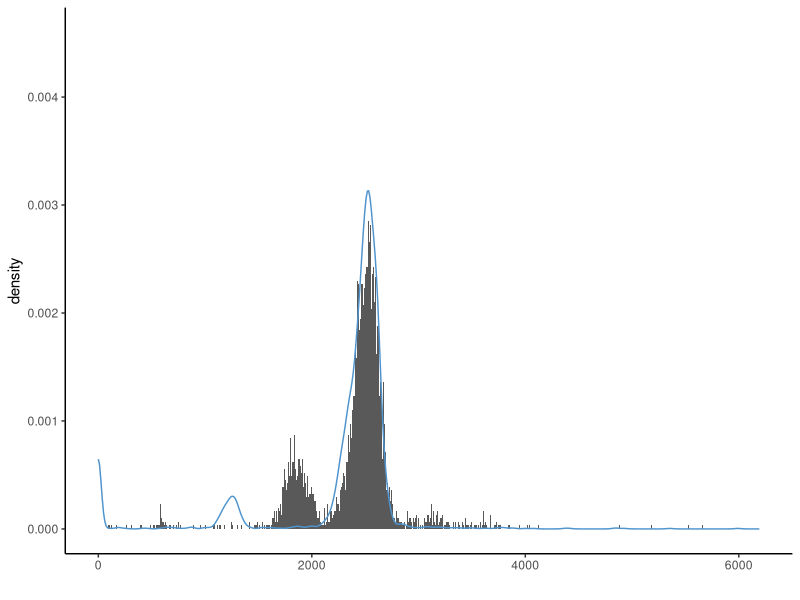
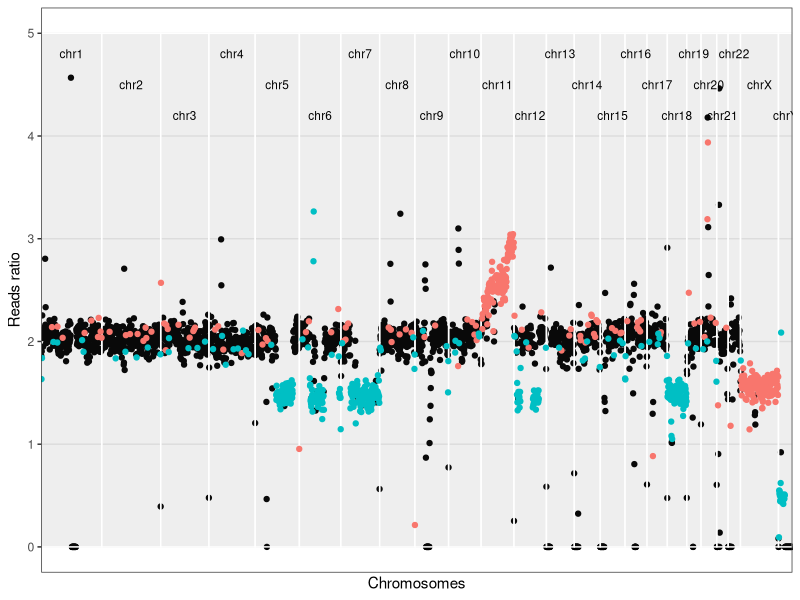
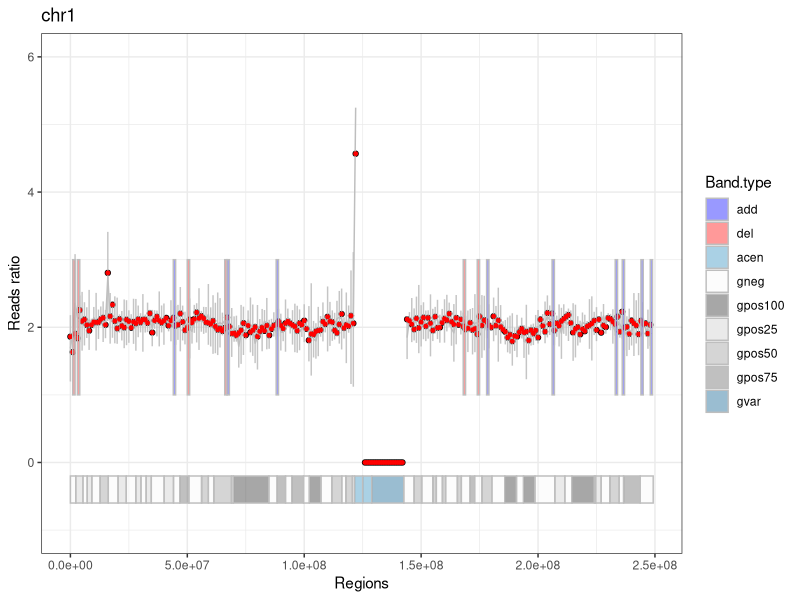
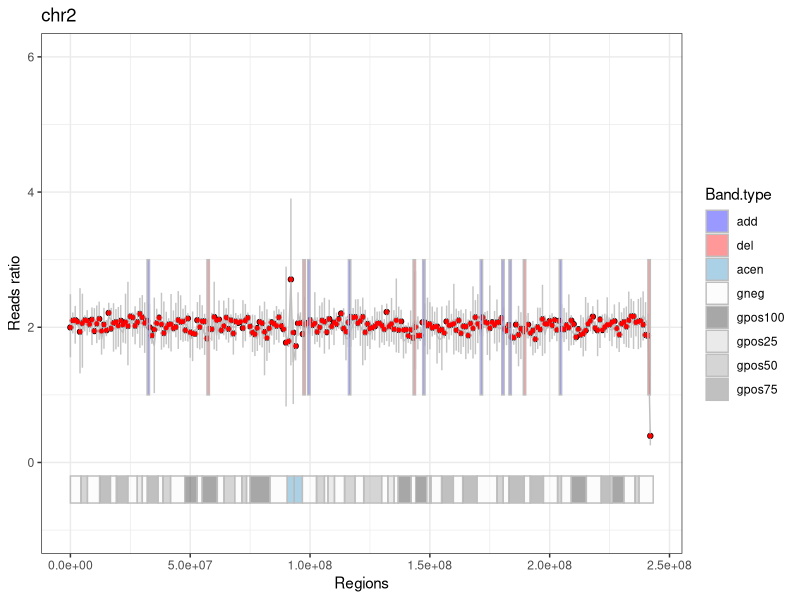
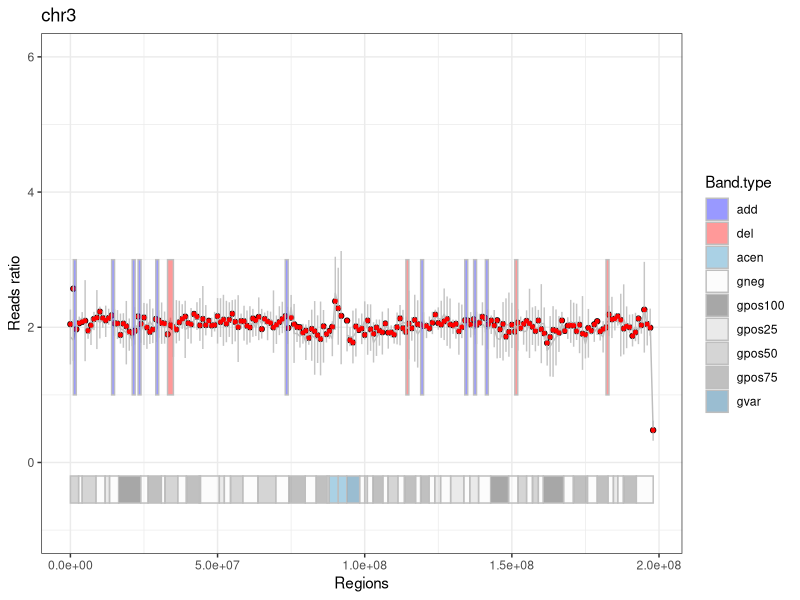
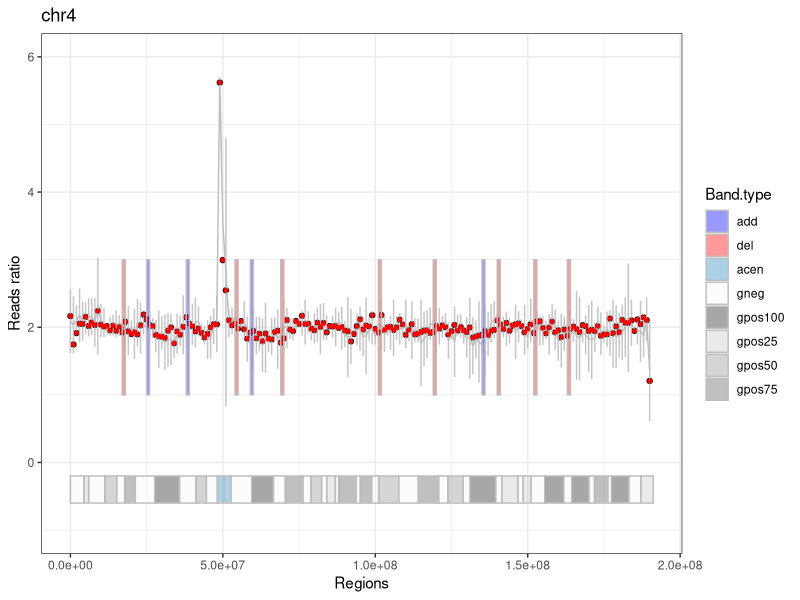
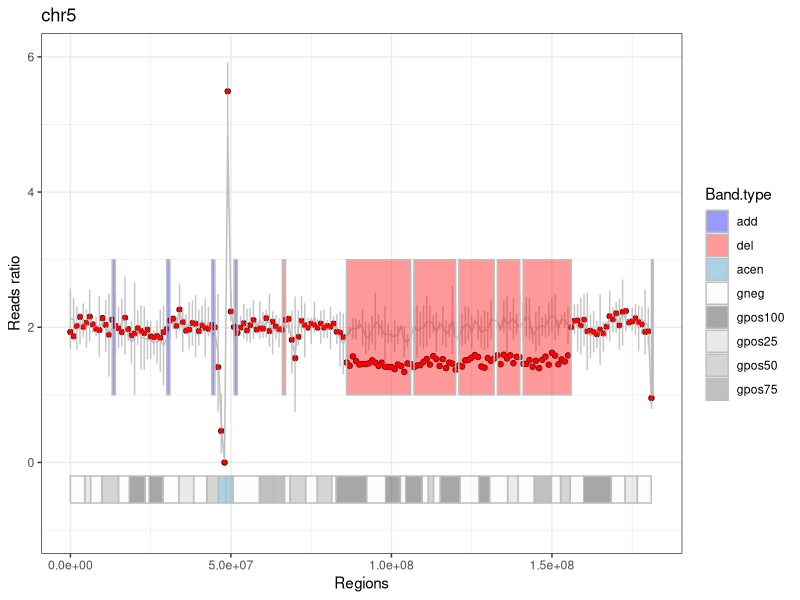
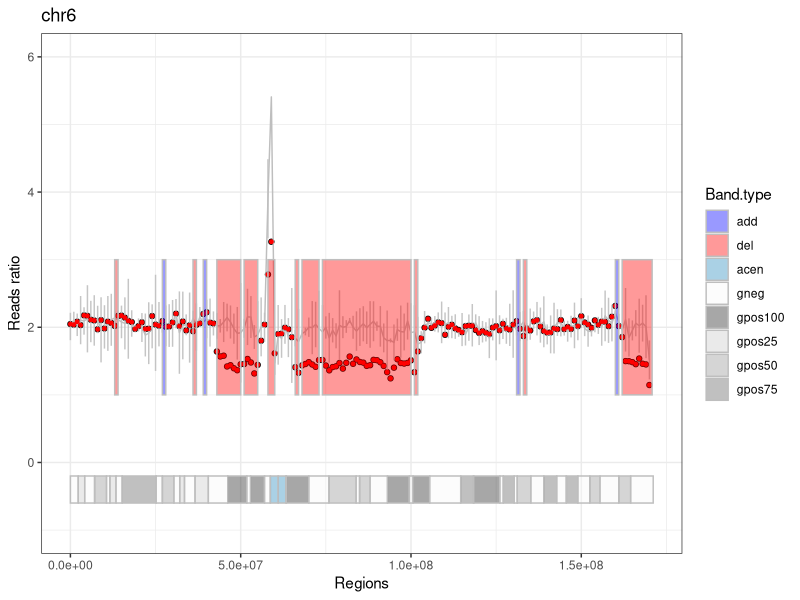

Source code (R) for these figures, in order:
## ---- chunk 1
#knitr::opts_knit$set(root.dir = "/media/vera/big_data/coriandR/output//")
knitr::opts_chunk$set(warning = FALSE, message = FALSE) 
## ---- chunk 2
patient.data = read.table("patient.data.tsv", stringsAsFactors = F)
patient_name = patient.data[1, 2]
gender = as.character(patient.data[2, 2])
## ---- chunk 3

# librarys
library(ggplot2)
library(knitr)


###################################################################################################
# VORBEREITEN
###################################################################################################

# SCHRITT 1
# Daten einlesen: Patient, PON, Giemsa-Bands, alle Gene und eine Auswahl der relevanten.

patient = read.table("patient.fc.tsv", header=TRUE, row.names = 1, stringsAsFactors = F) 
bin_data = read.table("pon.tsv", header=TRUE, row.names = 1, stringsAsFactors = F)
bin_data$Start = as.integer(bin_data$Start)
bin_data$End = as.integer(bin_data$End)
# pon wurde bereits erzuegt, normalisiert und mit den statistischenwerten versehen!

cytobands = read.table("../../tables/cytobands_sort.2.tsv", header=TRUE, sep = "\t", row.names = 1, stringsAsFactors = F)
  # die farben sind bereits enthalten!
cancer_genes = read.table("../../tables/cancer.driver.genes_unique.and.goi.aml.csv", header=TRUE, sep = "\t",
                          stringsAsFactors = F)
all_genes = read.table("../../tables/all_genes.tsv", header=TRUE, row.names = 1, stringsAsFactors = F)
all_genes$start = as.integer(all_genes$start)
all_genes$end = as.integer(all_genes$end)

## ---- chunk 4
cat(patient_name)
## ---- chunk 5
stats = read.table("mapping.stats.tsv", stringsAsFactors = F)
stats[nrow(stats) +1, ] = list(as.character("unique_mapped_pairs"), round(sum(patient[ , 6])/2))
#stats[nrow(stats) +1, ] = list(as.character("SAMPLE_ID"), patient_name)
stats[nrow(stats) +1, ] = list(as.character("gender"), gender)

stats[ , 1] = c("row read pairs", "average read length", "unique mapped pairs", "gender")

library(knitr)
kable(stats, digits = 0, col.names = NULL, align = "r")
## ---- chunk 6
#Histogramm mit density in ggplot2

ggplot(data = patient, mapping = aes(x = patient[ , 6])) +
         geom_histogram(aes(y = stat(density)), binwidth = 10) +
         geom_density(data = bin_data, aes(x = mean * median(patient[, 6], na.rm = TRUE)/2), color = "steelblue3") +
         xlim(0, median(patient[, 6])*2.5) +
         xlab(" ") +
         theme_classic()
## ---- chunk 7
# Histogramm mit R Base Graphik
#hist(patient[, 6], breaks=seq(0, max(patient[, 6]) + 10, by = 10), xlim = c(0, median(patient[, 6])*2.5))
#abline(v = c(0.5, 1, 1.5, 2) *median(patient[, 6]), col = 'red', lty = 2)
#axis(3, c(0.5, 1, 1.5, 2) *median(patient[, 6]), c(0.5, 1, 1.5, 2), line = 1, tick = F, col = 'red')
#dens <- density(bin_data[!is.na(bin_data$mean), "mean"]*median(patient[, 6]))

#lines(dens)

#patient$norm = patient[, 6] /median(patient[, 6])*2
#hist(patient$norm, breaks=seq(0, max(patient$norm) + 1, by = 0.02), xlim = c(0, 4))
#abline(v = c(1, 2, 3, 4), col = 'red', lty = 2)

## ---- chunk 8

# SCHRITT 2
# PON an das Geschlecht des Patienten anpassen
pon.gender.adjust = function(pon, gender) {
  if (gender == "M") {
    chrn = "chrX"
    pon.copy = pon[pon$Chr == "chrX_M", ]
    pon.copy$Chr = chrn
    pon = rbind(pon, pon.copy)
    
    chrn = "chrY"
    pon.copy = pon[pon$Chr == "chrY_M", ]
    pon.copy$Chr = chrn
    pon = rbind(pon, pon.copy)
    
    pon = pon[!(pon$Chr == "chrX_F" | pon$Chr == "chrY_F" | pon$Chr == "chrX_M" | pon$Chr == "chrY_M"), ]
  }
  
  else {
    chrn = "chrX"
    pon.copy = pon[pon$Chr == "chrX_F", ]
    pon.copy$Chr = chrn
    pon = rbind(pon, pon.copy)
    
    chrn = "chrY"
    pon.copy = pon[pon$Chr == "chrY_F", ]
    pon.copy$Chr = chrn
    pon = rbind(pon, pon.copy)
    
    pon = pon[!(pon$Chr == "chrX_F" | pon$Chr == "chrY_F" | pon$Chr == "chrX_M" | pon$Chr == "chrY_M"), ]
  }
}


# SCHRITT 3
# Die Patientendaten normalisieren
patient_normalization = function(patient, column_number) {
  # patient = tabelle der patienten
  # column_number = nummer der spalte mit deb patienten-bins
  # (bei einem patienten -> 6) 
  patient_norm <- patient[ , 1:5]
  #patient_norm$pat_bins <- patient[ , column_number] / sum(patient[ , column_number]) * (patient[1, 3] - patient[1, 2] + 1)
  patient_norm$pat_bins <- patient[ , column_number] / median(patient[ , column_number]) *2
  # eine neue tabelle mit den allgemeinen daten und den normalisierten patienten-bins
  # normalisierung basiert auf der automatischen erkennung der bin-laenge (differenz end und start der 1. bin)
  # ist also dynamisch
  return(patient_norm)
}

# SCHRITT 4
# Den Patienten als eine neue Spalte zu der PON-Tabelle hinzufügen
unite.data = function(pon, patient) {
  pon$patient = patient$pat_bins
  return(pon)
}

###################################################################################################
# RECHNEN
###################################################################################################

# SCHRITT 5
#Del/amp Bins detektieren
aberration.bins.identifier = function(bin_data, sd_factor) {
  bin_data$aberration = with(bin_data, factor(ifelse(patient < mean - sd_factor * sd, 'del', ifelse(patient > mean + sd_factor * sd, 'add', 'normal')), levels = c('normal', 'add', 'del')))
  return(bin_data)
}


# SCHRITT 6
# Abweichende Bins werden zu ganzen Regionen mit einer gemeinsamen Richtung
# (amplifiziert oder deletiert) zusammengefasst
# und in eine Tabelle hereingeschrieben
region_bring_together = function(bin_data, sd_factor) {
  # die funktion schaut alle chromosome (inkl. geschlechterchr) nach den over/under regionen durch
  # und gibt diese mit den start-/endpunkten in einer tabelle wieder
  regions = data.frame(Chr=character(), Start=integer(), End=integer(), Start.i=integer(), 
                        End.i=integer(), Direction=integer(), stringsAsFactors = F)
  last_chr = 'NULL'
  last_direction = 0 # 0 for normal, -1 for del, +1 for amp
  region_start = 0
  for (i in 1:nrow(bin_data)) {
    if(bin_data$Chr[i] != last_chr) {
      if(last_chr != 'NULL' & last_direction != 0) {
        regions[nrow(regions) + 1, ] = list(as.character(last_chr), bin_data$Start[region_start], 
                                            bin_data$End[i-1], region_start, i, last_direction)
        #eine region wird zugemacht, falls am ende eines chromosoms eine region noch offen war
      }
      last_direction = 0
      region_start = 0
      last_chr = bin_data$Chr[i]
    }

    direction = 0
    if(!is.na(bin_data$patient[i]) & (bin_data$patient[i] < bin_data$mean[i] - sd_factor * bin_data$sd[i])) {
      direction = -1
    } else if(!is.na(bin_data$patient[i]) & (bin_data$patient[i] > 
                                             bin_data$mean[i] + sd_factor * bin_data$sd[i])) {
      direction = +1
    }
    if (direction == last_direction) {
      next()
    }
    if (direction > last_direction) {
      if (last_direction == 0) {
        region_start = i
        # neue del oder amp region wird aufgemacht
      }
      else if (last_direction == -1) {
        regions[nrow(regions) + 1, ] = list(as.character(bin_data$Chr[i]), bin_data$Start[region_start], 
                                            bin_data$End[i-1], region_start, i-1, last_direction)
        # alte del region wird zugemacht
        if (direction == 1) {
          region_start = i
          # neue amp region wird aufgemacht
        }
      }
    } 
    else if (direction < last_direction) {
      if (last_direction == 0) {
        region_start = i
        # neue del region wird aufgemacht
      }
      else if (last_direction == 1) {
        regions[nrow(regions) + 1, ] = list(as.character(bin_data$Chr[i]), bin_data$Start[region_start], 
                                            bin_data$End[i-1], region_start, i-1, last_direction)
        # alte amp region wird zugemacht
        if (direction == -1) {
          region_start = i
          # neue del region wird aufgemacht
        }
      }
    }
    last_direction = direction
  }
  if(last_direction != 0) {
    regions[nrow(regions) + 1, ] = list(as.character(bin_data$Chr[i]), bin_data$Start[region_start], 
                                        bin_data$End[i-1], region_start, i, last_direction)
    #eine region wird zugemacht, falls bei dem allerletzten chromosom eine region noch offen war
  }
  return(regions)
}

###################################################################################################
# REPORTEN
###################################################################################################

# SCHRITT 7
# Die Regionen werden zu größeren Regionen zusammengefasst, deren Werte gegen die
# Werte des PONs an der gleichen Stelle geprüft werden
# Momentan noch 3*SD-Statistik.
region_merge = function(bin_data, regions, sd_factor) {
  regions_merged = data.frame(Chr=character(), Start=integer(), End=integer(), Start.i=integer(), 
                               End.i=integer(), Direction=factor(levels=c('add', 'del')),
                               stringsAsFactors = F)
  
  if(nrow(regions) < 2) return(regions_merged)
  
  regions_merged[1,] = list(as.character(regions$Chr[1]), 
                            regions$Start[1], 
                            regions$End[1],
                            regions$Start.i[1],
                            regions$End.i[1],
                            ifelse(regions$Direction[1]==1, 'add', 'del'))
  m = 1 #der zaehler in der tabelle "regions_merged"
  mean_region = 0
  mean_pon = 0
  sd_pon = 0
  
  for (r in 2:nrow(regions)) {
    if (regions_merged$Chr[m] != regions$Chr[r] | regions_merged$Direction[m] != regions$Direction[r]) {
      # mergen nur, wenn auf dem selben chr.
      regions_merged[nrow(regions_merged) + 1, ] = list(Chr=as.character(regions$Chr[r]), 
                                                        Start=regions$Start[r], 
                                                        End=regions$End[r],
                                                        Start.i=regions$Start.i[r],
                                                        End.i=regions$End.i[r],
                                                        Direction=ifelse(regions$Direction[r]==1, 'add', 'del'))
      # die region auf einem neuen chr oder mit einer anderen richtung zu der neuen tabelle hinzufuegen
      m = nrow(regions_merged)
      # das ist die region, von der aus betrachtet wird
      next
    }
    bin_start = regions_merged$Start.i[m]
    bin_end = regions$End.i[r]
    
    mean_region = mean(c(bin_data$patient[bin_start]:bin_data$patient[bin_end]), na.rm = TRUE)
    mean_pon = mean(c(bin_data$mean[bin_start:bin_end]), na.rm = TRUE)
    #die mittelwerte der betroffenen bins inkl. "normale" chr.abschnitte bei dem patienten und pon
    sd_pon <- mean(bin_data$sd[bin_start:bin_end])
    
    if (mean_region > mean_pon + sd_factor*sd_pon | mean_region < mean_pon - sd_factor*sd_pon) {
      # wenn die mittelwerte der betroffenen bins immer noch signifikant hoch/runter sind -> mergen
      regions_merged[m, ] = list(as.character(regions$Chr[r]), 
                                 regions_merged$Start[m], 
                                 regions$End[r],
                                 bin_start,
                                 bin_end,
                                 ifelse(regions$Direction[r]==1, 'add', 'del'))
    } 
    else {
      regions_merged[nrow(regions_merged) + 1, ] = list(Chr=as.character(regions$Chr[r]), 
                                                        Start=regions$Start[r], 
                                                        End=regions$End[r],
                                                        Start.i=regions$Start.i[r],
                                                        End.i=regions$End.i[r],
                                                        Direction=ifelse(regions$Direction[r]==1, 'add', 'del'))
    }
    m <- nrow(regions_merged)
  }
  return(regions_merged)
}


# SCHRITT 8
# Hier werden abweichende Banden aus den Bins detektiert
# Herausforderungen dabei ist, dass die Bins und die Bands in verschiedenen Schritten laufen,
# so kann eine Bande 100.000 Schritte haben
bins2bands = function(bin_data, cytobands, sd_factor) {
  last_chr = 'NULL'
  direction = 0 # die richtung der abweichenden bande (over, under)
  
  bands = data.frame(Chr=character(), Name=character(), Start=integer(), End=integer(),
                     Sum.pat=integer(),
                     Sum.pon=integer(), Direction=integer(),
                     stringsAsFactors = F)
  
  for (c in 1:nrow(cytobands)) {
    # Selektieren der Zeilen mit benötigten Eigenschften
    # hier gibt es mehrere faelle, da die schritte der bind und banden nicht gleich sind
    # und mehrere bins in einer bande sein koennen
    # bzw. auch  kleine bands in einer bin
    
    # die bedingung, dass die chromosome der banden und das patienten
    # gleich sind, muss immer erfuellt sein
    
    sel = as.character(bin_data$Chr) == as.character(cytobands$Chr[c]) &
      # fall 1: die bin ist kleiner als die band
      ((bin_data$Start >= cytobands$Start[c] & bin_data$End <= cytobands$End[c]) |
         # fall 2: die bin ist zwischen 2 bands, liegt aber eher in der betrachteten bin,
         # weil das ende von der bin naeher zum ende der band liegt, als der
         # anfang zum anfang der naechsten
         # die 2. bedingung wurde eingebaut, um zu verhindern, dass die bins vor der aktuellen
         # band mitselektiert werden
         ((bin_data$Start < cytobands$End[c]) &
            (bin_data$End > cytobands$Start[c]) &
            ((cytobands$End[c] - bin_data$Start) >= (bin_data$End - cytobands$End[c]))) |
         # fall 3: die bin ist zwischen 2 bands, liegt aber eher in der
         # betrachteten bin
         # weil der anfang von der bin naeher zum anfang der band liegt, als das ende
         ((bin_data$Start < cytobands$Start[c]) &
            ((bin_data$End - cytobands$Start[c]) > (cytobands$Start[c] - bin_data$Start))))
    # fall 4: die band ist kleiner als die bin,
    # dann greift die bedingung 2 oder 3, je nach werten
    
    band.pat = bin_data[sel, "patient"]
    #band.pon = colSums((bin_data[sel, grep(".bam", colnames(bin_data))]), na.rm = TRUE)
    band.pon = colSums((bin_data[sel, grep("V", colnames(bin_data))]), na.rm = TRUE)
    sum_pat = sum(band.pat, na.rm = TRUE)
    # summe der werte der bins in dieser band fuer den patienten
    sum_pon = mean(band.pon, na.rm = TRUE)
    # mittelwert der summe der bins in dem pon
    sd_bands = sd(band.pon, na.rm = TRUE)
    # standartabweichung fur die bins in der band
    if (sum_pat > sum_pon + sd_factor*sd_bands) {
      direction = +1 # die bande ist amp
    }
    else if (sum_pat < sum_pon - sd_factor*sd_bands) {
      direction = -1 # die bande ist del
    }
    
    bands[nrow(bands) + 1, ] = list(as.character(cytobands$Chr[c]),
                                    as.character(cytobands$Name[c]),
                                    cytobands$Start[c],
                                    cytobands$End[c],
                                    sum_pat,
                                    sum_pon,
                                    direction)
    direction = 0
  }
  return(bands)
}


# SCHRITT 9
# Hier werden Banden zusammengefasst und fuer den Report vorbereitet
karyotype = function(bands) {
  suspected_bands = bands[bands$Direction != 0, ]
  
  # bands mergen, wie bei den regions, nur ohne statistische validierung
  suspected_bands$last_Name = suspected_bands$Name
  karyotype_to_report = suspected_bands[1, ]
  
  karyotype_to_report$Aberration = NA
  if(nrow(suspected_bands) < 2) return(karyotype_to_report)
  
  k = 1
  # der zaehler in der tabelle karyotype_to_report
  for (s in 2:nrow(suspected_bands)) {
    if (karyotype_to_report$Chr[k] == suspected_bands$Chr[s] &
        karyotype_to_report$Direction[k] == suspected_bands$Direction[s] &
        karyotype_to_report$End[k] == suspected_bands$Start[s]) {
      karyotype_to_report$last_Name[k] = suspected_bands$Name[s]
      karyotype_to_report$End[k] = suspected_bands$End[s]
      next
    }
    else {
      karyotype_to_report[nrow(karyotype_to_report) +1, ] = suspected_bands[s, ]
      # die bande auf einem neuen chr oder mit einer anderen richtung hinzufuegen
      k = nrow(karyotype_to_report)
      # das ist jetzt die bande, von der aus betrachtet wird
    }
  }
  
  for (a in 1:nrow(karyotype_to_report)) {
    karyotype_to_report[a, "Aberration"] = as.character(paste0(karyotype_to_report$Direction[a], "(",
                                                               suspected_bands$Chr[a], ")(",
                                                               suspected_bands$Name[a],
                                                               suspected_bands$last_Name[a], ")"))
  }
  
  karyotype_to_report$Aberration = as.character(paste0(ifelse(karyotype_to_report$Direction == 1, "add", "del"), "(",
                                                       sub("chr", "", karyotype_to_report$Chr), ")(",
                                                       karyotype_to_report$Name,
                                                       karyotype_to_report$last_Name, ")"))
  return(karyotype_to_report)
}


# SCHRITT 10
# Die Gene, die in den abweichenden Banden liegen, werden detektiert
# und an eine Tabelle übergeben
genes_finder = function(bin_data, all_genes, cancer_genes, sd_factor) {
  suspected_bins <- data.frame(Chr=character(), Start=integer(), End=integer(), Bin=integer(),
                               Aberration=character(), stringsAsFactors = F)
  # Hier werden alle Bins gespeichert, die von pon_mean +/- 3*SD abweichen
  g=0
  for (g in 1:nrow(bin_data)) {
    if (!is.na(bin_data$patient[g]) &
        (bin_data$patient[g] < (bin_data$mean[g] - sd_factor * bin_data$sd[g]))) {
      suspected_bins[nrow(suspected_bins) + 1, ] = list(as.character(bin_data$Chr[g]), 
                                                        bin_data$Start[g], 
                                                        bin_data$End[g],
                                                        bin_data$patient[g],
                                                        as.character("del"))
    }
    
    else if (!is.na(bin_data$patient[g]) &
             (bin_data$patient[g] > (bin_data$mean[g] + sd_factor * bin_data$sd[g]))) {
      suspected_bins[nrow(suspected_bins) + 1, ] = list(as.character(bin_data$Chr[g]), 
                                                        bin_data$Start[g], 
                                                        bin_data$End[g],
                                                        bin_data$patient[g],
                                                        as.character("amp"))
    }
  }

  special_genes = all_genes[all_genes$symbol %in% cancer_genes$genes,]
  special_genes$aberration = 'norm'
  special_genes$found = 0
  
  for(i in 1:nrow(special_genes)) {
    bins = suspected_bins[suspected_bins$Chr == special_genes$chr[i] & (suspected_bins$Start <= special_genes$start[i] & special_genes$start[i] <= suspected_bins$End |
                                                                          suspected_bins$Start <= special_genes$end[i] & special_genes$end[i] <= suspected_bins$End),]
    if(nrow(bins) == 0) {next}
    special_genes$found[i] = 1
    if(all(bins$Aberration == 'amp')) {special_genes$aberration[i] = 'amp'}
    if(all(bins$Aberration == 'del')) {special_genes$aberration[i] = 'del'}
  }

  reported_genes = special_genes[special_genes$found == 1 & (special_genes$aberration == "amp" | special_genes$aberration == "del"), ]

  return(reported_genes)
}


# SCHRITT 11
# Diese Funktion soll die Plots generieren. Bestandteile des Plots zur Zeit sind:
# 1) Punkte aus den gemappten Patientendaten
# 2) Eine Linie fuer die PON-Daten
# 3) Errorbar fuer 3*SD der PON-Daten an dieser Stelle
# 4) Del/amp Regionen
# 5) Ein Ideogram zur besseren raemlichen Orientierung fuer die Kliniker


plot_bins_regions_ideogram <- function(bin_data, cytobands, region_merged,
                                       chrn, sd_factor) {

  x <- bin_data[bin_data$Chr == chrn, "Start"]
  y <- bin_data[bin_data$Chr == chrn, "patient"]
  plot_patient <- qplot(x, y, ylim=c(-1, 6)) +
                  geom_line(aes(x = bin_data[bin_data$Chr == chrn, "Start"],
                                y = bin_data[bin_data$Chr == chrn, "mean"]),
                                color = "gray", linetype = "solid") +
                  geom_errorbar(aes(x = bin_data[bin_data$Chr == chrn, "Start"],
                                    ymin = bin_data[bin_data$Chr == chrn, "mean"] - 
                                    sd_factor * bin_data[bin_data$Chr == chrn, "sd"], 
                                    ymax = bin_data[bin_data$Chr == chrn, "mean"] + 
                                    sd_factor * bin_data[bin_data$Chr == chrn, "sd"]),
                                width=0.1, color = "gray", alpha = 0.9, na.rm = TRUE) +
    # na.rm = TRUE bedeutet, dass die fehlenden Werte keine fehlermeldungen mehr verursachen
    
                  geom_point(aes(x = x, y = bin_data[bin_data$Chr == chrn, "patient"]),
                                 shape = 19, color = "red", size = 1) +
    #das eigentliche ideogram
                  geom_rect(data = cytobands[cytobands$Chr == chrn, ],
                            stat = "identity", position = "identity",
                    aes(NULL, NULL, xmin = Start, xmax = End, fill = Band.type),
                        ymin = -0.6, ymax = -0.2, color = "gray", size = 0.5, alpha = 0.4) +
                  scale_fill_manual(values=c("acen" = "#2b8cbe", "gneg" = "#f7f7f7",
                                             "gpos100" = "#252525", "gpos25" = "#cccccc",
                                             "gpos50" = "#969696", "gpos75" = "#636363",
                                             "gvar" = "#045a8d", "stalk" = "#be8c2b",
                                             "add" = "blue", "del" = "red")) +
    
    # die regione einzeichnen
                  geom_rect(data = region_merged[region_merged$Chr == chrn,],
                            aes(NULL, NULL, xmin = Start, xmax = End, fill = Direction),
                                ymin = 1,
                                ymax = 3,
                                color = "gray", size = 0.5, alpha = 0.4) +
    
                  theme_bw() +
                  labs(title = chrn, x = "Regions", y = "Reads ratio")
  print(plot_patient)
  return(plot_patient)
}


# SCHRITT 12
# Eine Schleife, um die Plots für alle Chromosomen zu erstellen
# und diese in einem neuen Ordner zu speichern
create.plots <- function(path.output, patient_name, bin_data, cytobands, region_merged, sd_factor) {
  
  setwd(path.output)
  dir.create(paste0("Patient.", patient_name))
  setwd(paste0("Patient.", patient_name))
  
  chrn= "chr0"
  for (chrn in unique(bin_data$Chr)) {
    plot_patient = plot_bins_regions_ideogram(bin_data, cytobands, region_merged,
                                              chrn, sd_factor)
    ggsave(filename = paste0("Plot.", chrn, ".png"))
  }
}


# SCHRITT 15
# Plot Uebersicht ueber alle Chromosomen nebeneinander
# Die Bins als Punkte, keine PON-Daten
# Patienten-Daten normalisiert auf 0
# Die Y-Achse geht von 1 bis -1
# Die amp/del Bins weichen nach obenm oder unten ab, sind farblich markiert
# Duenne graue Linien am Ende jedes Chromosoms
# Die X-Achse als die Koordinaten im ganzen Genom
# Unterhalb der X-Achse die Chromosomen-Nummern
# Eine Amplifikation hat mehr Gen-Kopien als Gain, diese Aufteilung (siehe Fig. 1 im iCHORcna Paper)
# sollte auch von uns beibehalten werden.
plot_genome_wide_cnv = function(bin_data) {
  # eine Tabelle mit den globalen Koordinaten fuer alle Chromosomen
  coordinates_genome_wide <- data.frame(Chr=character(), Start=integer(), End=integer(), Offset=integer(),
                                        stringsAsFactors = F)
  for (w in unique(bin_data$Chr)) {
    coordinates_genome_wide[nrow(coordinates_genome_wide) + 1, ] = list(as.character(w),
                                                                        0,
                                                                        0,
                                                                        0)
  }

  # die Koordinaten fuer die Enden setzen
  coordinates_genome_wide[ , "End"] = sapply(coordinates_genome_wide$Chr, function (c) max(bin_data[bin_data$Chr == c, "End"]))
  # die versetzten Koordinaten setzen - so entstehen globale Koordinaten
  # coordinates_genome_wide[ , 4] = cumsum(1:(nrow(coordinates_genome_wide)-1))
  coordinates_genome_wide[ , "Offset"] = cumsum(as.numeric(coordinates_genome_wide[ , "End"]))
  coordinates_genome_wide[ , "Offset"] = c(0, coordinates_genome_wide[(1:nrow(coordinates_genome_wide)-1), "Offset"])
  coordinates_genome_wide[ , "global_End"] = cumsum(as.numeric(coordinates_genome_wide[ , "End"]))
  
  for (z in 1:nrow(coordinates_genome_wide)) {
    coordinates_genome_wide[z, "median"] = (coordinates_genome_wide[z, "Offset"] + coordinates_genome_wide[z, "global_End"])/2
  }
  
  bin_data$Offset = sapply(bin_data$Chr, function(c) coordinates_genome_wide$Offset[coordinates_genome_wide$Chr == c])
  bin_data$global_Start = bin_data$Start+bin_data$Offset
  # die koordinaten fuer die bins sind damit festgelegt, die vorbereitung ist abgeschlossen

  # ein Plot ohne farbige Punkte
  plot_all_chromosomes <- qplot(global_Start, patient, 
                                data = bin_data[bin_data$aberration == "normal", ], ylim=c(0, 5)) +
                          geom_rect(data = coordinates_genome_wide,
                                aes(NULL, NULL, xmin = Offset, xmax = global_End,
                                    ymin = 0,
                                    ymax = 5),
                                color = "white", size = 0.5, alpha = 0.1) +
                          geom_text(data = coordinates_genome_wide,
                                    aes(x = median, y = c(4.8, 4.5, 4.2, 4.8, 4.5, 4.2, 4.8, 4.5, 4.2, 4.8, 4.5, 4.2, 4.8, 4.5, 4.2, 4.8, 4.5, 4.2, 4.8, 4.5, 4.2, 4.8, 4.5, 4.2) , label = Chr), size = 3) +
                          theme_bw() +
                          theme(panel.grid.minor=element_blank(), axis.text.x = element_blank(), legend.position="none") +
                          scale_x_discrete(breaks = coordinates_genome_wide[ , "Offset"],
                                           labels = coordinates_genome_wide[ , "Chr"]) +
                          labs(x = "Chromosomes", y = "Reads ratio")
  
  # hier brauchen wir eine Bedingung fuer die Gesunden, die keine Aberrationen aufweisen

  if (nrow(bin_data[bin_data$aberration == "add", ]) < 1) {
    # wenn gar keine Auffaelligkeiten, dann ein Plot ohne farbige Punkte
    if (nrow(bin_data[bin_data$aberration == "del", ]) < 1) {
      return(plot_all_chromosomes)
    }
    # wenn Deletionen ohne Amplifikationen vorhanden sind, dann del Punkte zeichnen
    plot_all_chromosomes <- plot_all_chromosomes +
                              geom_point(data = bin_data[bin_data$aberration == "del", ], 
                                aes(x = bin_data[bin_data$aberration == "del", "global_Start"], 
                                y = bin_data[bin_data$aberration == "del", "patient"], color = "orange"))
    return(plot_all_chromosomes)
  }
  
  if (nrow(bin_data[bin_data$aberration == "del", ]) < 1) {
    # wenn Amplifikationen ohne Deletionen, dann add Punkte plotten
    plot_all_chromosomes <- plot_all_chromosomes +
                            geom_point(data = bin_data[bin_data$aberration == "add", ], 
                             aes(x = bin_data[bin_data$aberration == "add", "global_Start"], 
                             y = bin_data[bin_data$aberration == "add", "patient"], color = "blue"))
    return(plot_all_chromosomes)
  }
  
  if ((nrow(bin_data[bin_data$aberration == "del", ]) > 0) & 
      (nrow(bin_data[bin_data$aberration == "add", ]) > 0)) {
    plot_all_chromosomes <- plot_all_chromosomes +
                            geom_point(data = bin_data[bin_data$aberration == "add", ], 
                             aes(x = bin_data[bin_data$aberration == "add", "global_Start"], 
                             y = bin_data[bin_data$aberration == "add", "patient"], color = "blue")) +
                            geom_point(data = bin_data[bin_data$aberration == "del", ], 
                                aes(x = bin_data[bin_data$aberration == "del", "global_Start"], 
                                y = bin_data[bin_data$aberration == "del", "patient"], color = "orange"))
    return(plot_all_chromosomes)
      }
}
## ---- chunk 9
bin_data = pon.gender.adjust(bin_data, gender)
patient = patient_normalization(patient, 6)
bin_data = unite.data(bin_data, patient)
sd_factor = 3
bin_data = aberration.bins.identifier(bin_data, sd_factor)

regions = region_bring_together(bin_data, sd_factor)
region_merged = region_merge(bin_data, regions, sd_factor)

bands = bins2bands(bin_data, cytobands, sd_factor)
karyotype_to_report = karyotype(bands)

reported_genes = genes_finder(bin_data, all_genes, cancer_genes, sd_factor)

# create.plots(path.output, patient_name, bin_data, cytobands, region_merged, sd_factor)
plot_all_chromosomes = plot_genome_wide_cnv(bin_data)
## ---- chunk 10
kable(karyotype_to_report$Aberration, col.names = NULL, align = "l", "html")

## ---- chunk 11
kable(reported_genes[ , 1:6], align = "l")
## ---- chunk 12
plot_all_chromosomes
## ---- chunk 13

chrn= "chr0"
  for (chrn in unique(patient$Chr)) {
    plot_patient = plot_bins_regions_ideogram(bin_data, cytobands, region_merged,
                                              chrn, sd_factor)
  }
